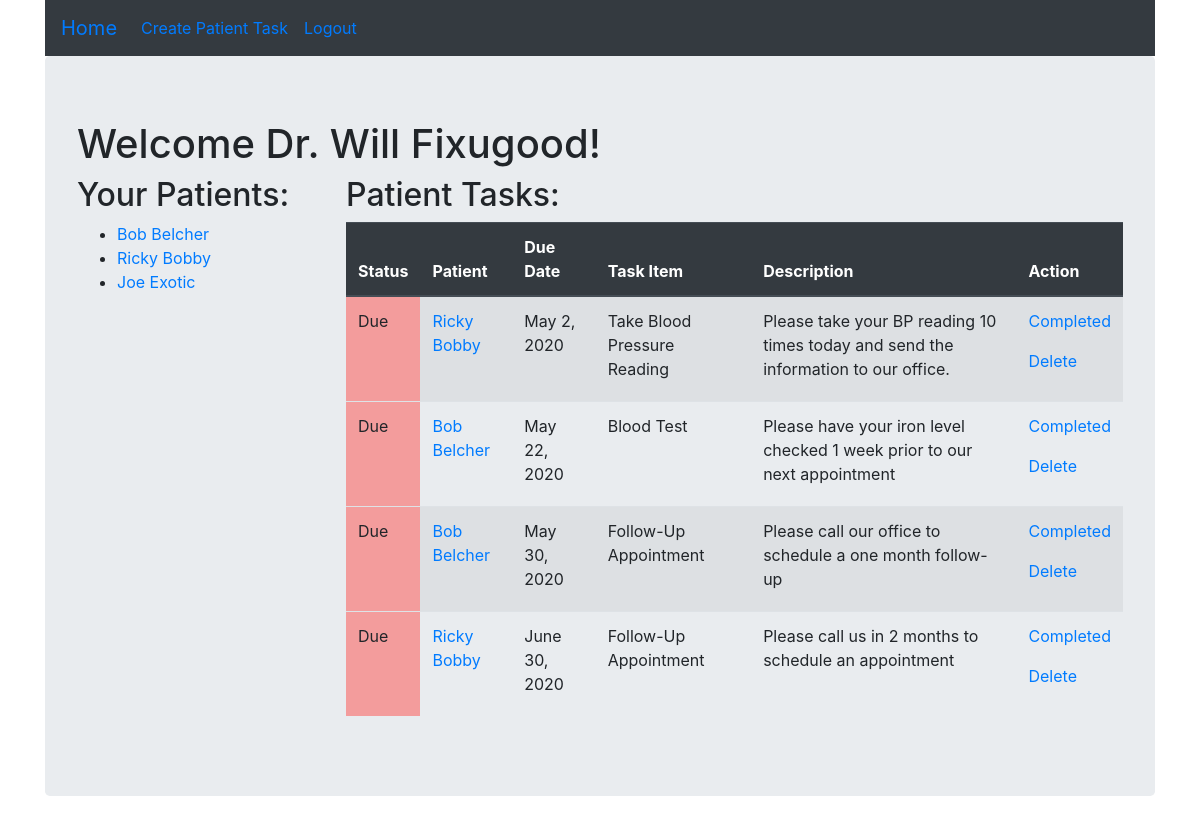
Page /physDashboard (signed in) on the earlier database version.
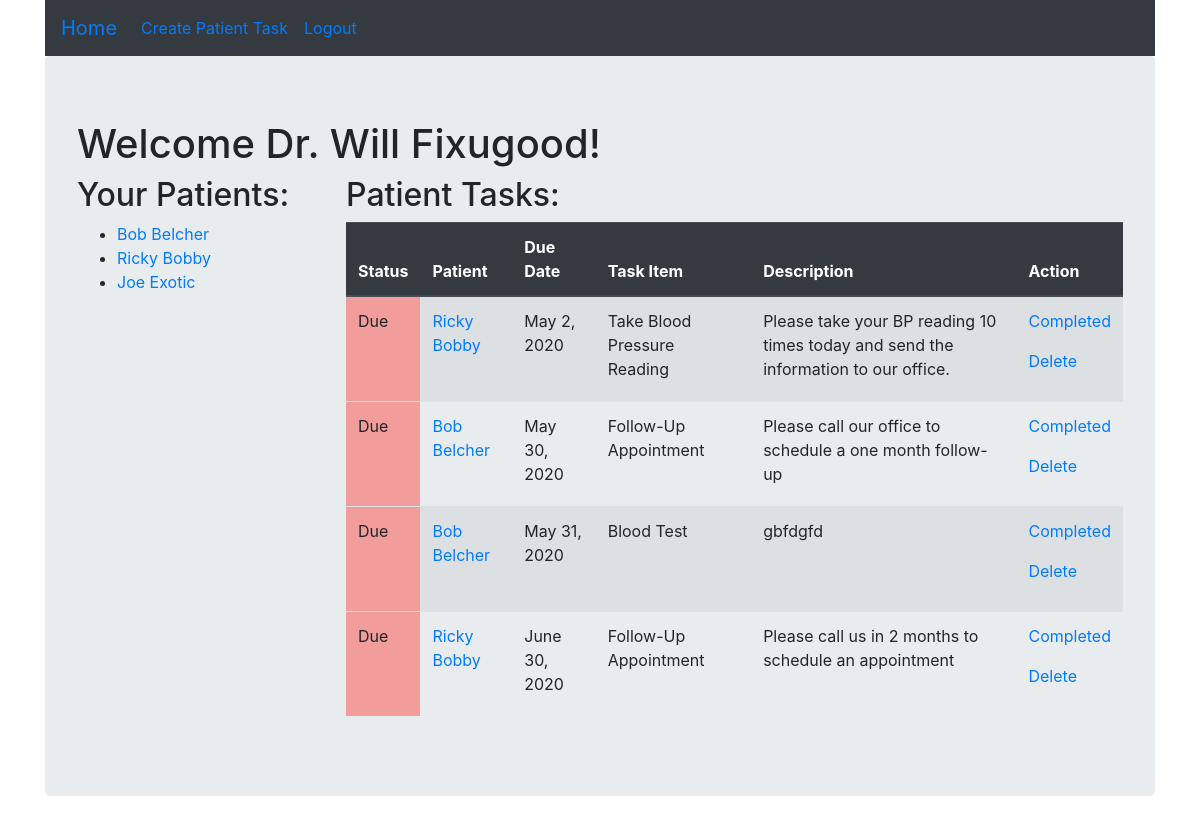
Same page on the later database version.
### patientReminderApp/models.py (models this page shows)
class Physician(models.Model):
    f_name = models.CharField(max_length=255)
    l_name = models.CharField(max_length=255)
    email = models.CharField(max_length=255)
    password = models.CharField(max_length=255)
    created_at = models.DateTimeField(auto_now_add=True)
    updated_at = models.DateTimeField(auto_now=True)
    objects = physicianManager()

class Patient(models.Model):
    f_name = models.CharField(max_length=255)
    l_name = models.CharField(max_length=255)
    email = models.CharField(max_length=255)
    dob = models.DateField()
    phys = models.ForeignKey(Physician, related_name="patients", on_delete = models.CASCADE)
    password = models.CharField(max_length=255)
    created_at = models.DateTimeField(auto_now_add=True)
    updated_at = models.DateTimeField(auto_now=True)
    objects = patientManager()

class Task(models.Model):
    task = models.CharField(max_length=255)
    status = models.CharField(max_length=255, default = "Upcoming")
    desc = models.TextField()
    date = models.DateField()
    pt = models.ForeignKey(Patient, related_name="tasks", on_delete = models.CASCADE)
    phys = models.ForeignKey(Physician, related_name="tasks", on_delete = models.CASCADE)
    created_at = models.DateTimeField(auto_now_add=True)
    updated_at = models.DateTimeField(auto_now=True)
    objects = taskManager()

### patientReminderApp/views.py (the view)
# urls.py: path('physDashboard', views.physDashboard),
def physDashboard(request):
    if 'physID' in request.session:
        phys = Physician.objects.get(id=request.session['physID'])
        physTasks = phys.tasks.exclude(status="Completed")
        for x in physTasks:
            if x.status == 'Upcoming' and x.date < datetime.date.today():
                x.status = 'Due'
                x.save()
        context = {
            'phys' : phys,
            'physPts' : phys.patients.all(),
            'physTasks' :physTasks.order_by('date'),
        }
        request.session['currentRt'] = '/physDashboard'
        return render(request, 'physDashboard.html', context)
    return redirect ('/ptLogReg')

### patientReminderApp/templates/physDashboard.html (shortened to what this page needs)
<!DOCTYPE html>
<html lang="en">
<head>
    <link rel="stylesheet" href="https://stackpath.bootstrapcdn.com/bootstrap/4.3.1/css/bootstrap.min.css">
</head>
<body>
    <div class="container">
            <div class="navbar navbar-expand bg-dark">
                    <ul class="navbar-nav">
                        <li class="nav-item active">
                            <a class="navbar-brand" href="/physDashboard">Home</a>
                        </li>
                        <li class="nav-item">
                            <a class="nav-link active" href="/newTask">Create Patient Task</a>
                        </li>
                        <li class="nav-item">
                            <a class="nav-link active" href="/physLogout">Logout</a>
                        </li>
                    </ul>
            </div>
        <div class="jumbotron">
            <h1>Welcome Dr. {{ phys.f_name}} {{ phys.l_name}}!</h1>
            <div class="row">
                <div class="col">
                    <h2>Your Patients:</h2>
                        <ul>
                            {% for pt in physPts %}
                            <li><a href="/patient/{{pt.id}}">{{pt.f_name}} {{pt.l_name}}</a></li>
                            {% endfor %}
                        </ul>
                </div>
                <div class="col-9">
                    <h2>Patient Tasks:</h2>
                    <table class="table table-striped">
                        <thead class="thead-dark">
                            <tr>
                                <th scope="col">Status</th>
                                <th scope="col">Patient</th>
                                <th scope="col">Due Date</th>
                                <th scope="col">Task Item</th>
                                <th scope="col">Description</th>
                                <th scope="col">Action</th>
                            </tr>
                        </thead>
                        <tbody>
                            {% for task in physTasks %}
                            <tr>
                                <td class="{{task.status}}"> {{task.status}}</td>
                                <td><a href="/patient/{{task.pt.id}}">{{task.pt.f_name}} {{task.pt.l_name}}</a></td>
                                <td>{{task.date}}</td>
                                <td>{{task.task}}</td>
                                <td>{{task.desc}}</td>
                                <td>
                                    <p><a href="/complete/{{task.id}}">Completed</a></p>
                                    <p><a href="/delete/{{task.id}}">Delete</a></p>
                                </td>
                            </tr>
                            {% endfor %}
                        </tbody>
                    </table>
                </div>
            </div>
        </div>
    </div>
</body>
</html>

### patientReminderApp/templates/physDashboard.html (style rules this page uses)
.Due { background-color: rgb(243, 156, 156); }

Differences in the rows shown:
no longer on this page (row edited): Task: status "Due", pt.f_name "Bob", pt.l_name "Belcher", date "May 22, 2020", task "Blood Test", desc "Please have your iron level checked 1 week prior to our next appointment"
added Task: status "Due", pt.f_name "Bob", pt.l_name "Belcher", date "May 31, 2020", task "Blood Test", desc "gbfdgfd"
